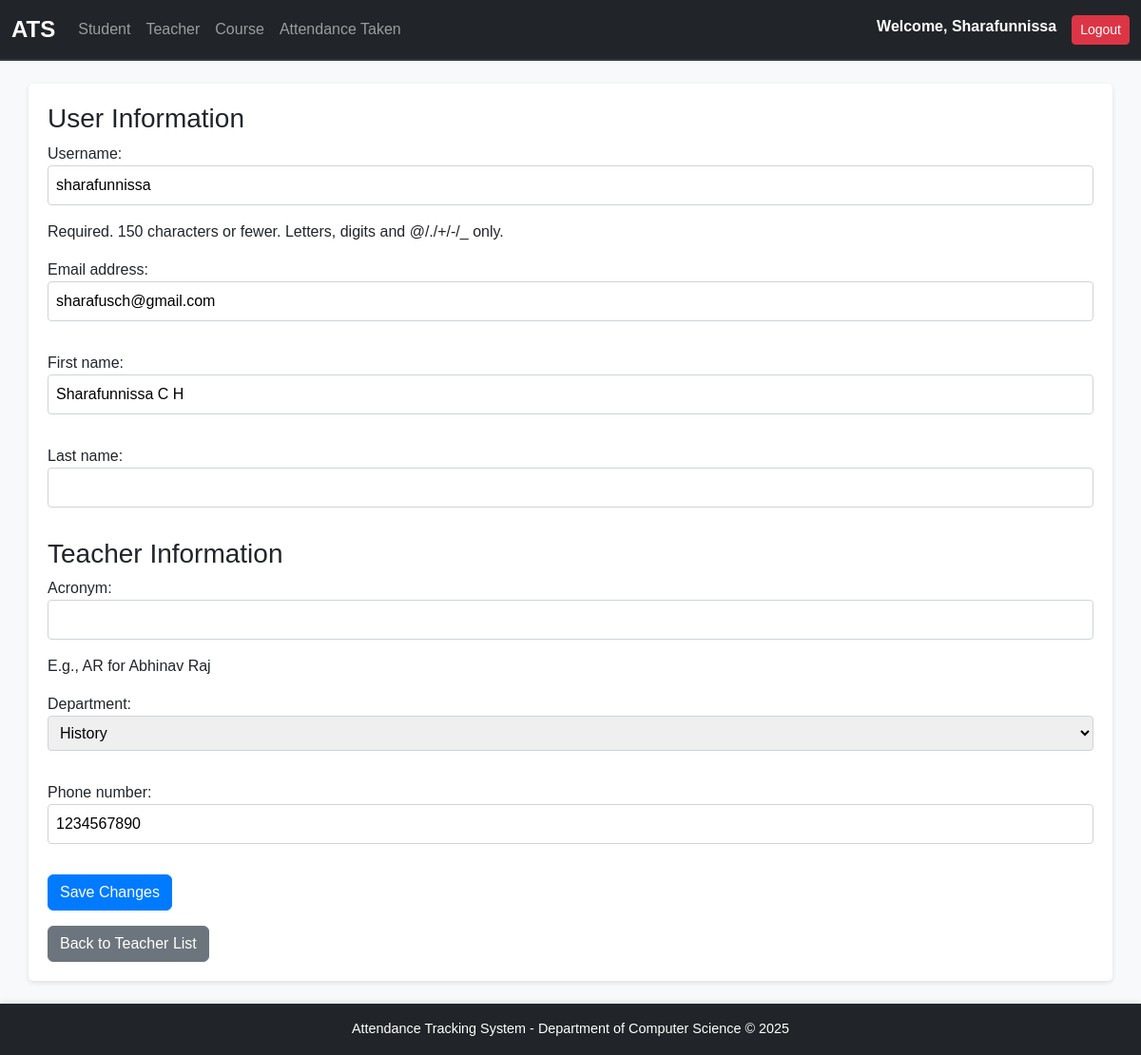
Before: /teachers/edit/261/ (signed in) with the older database file.
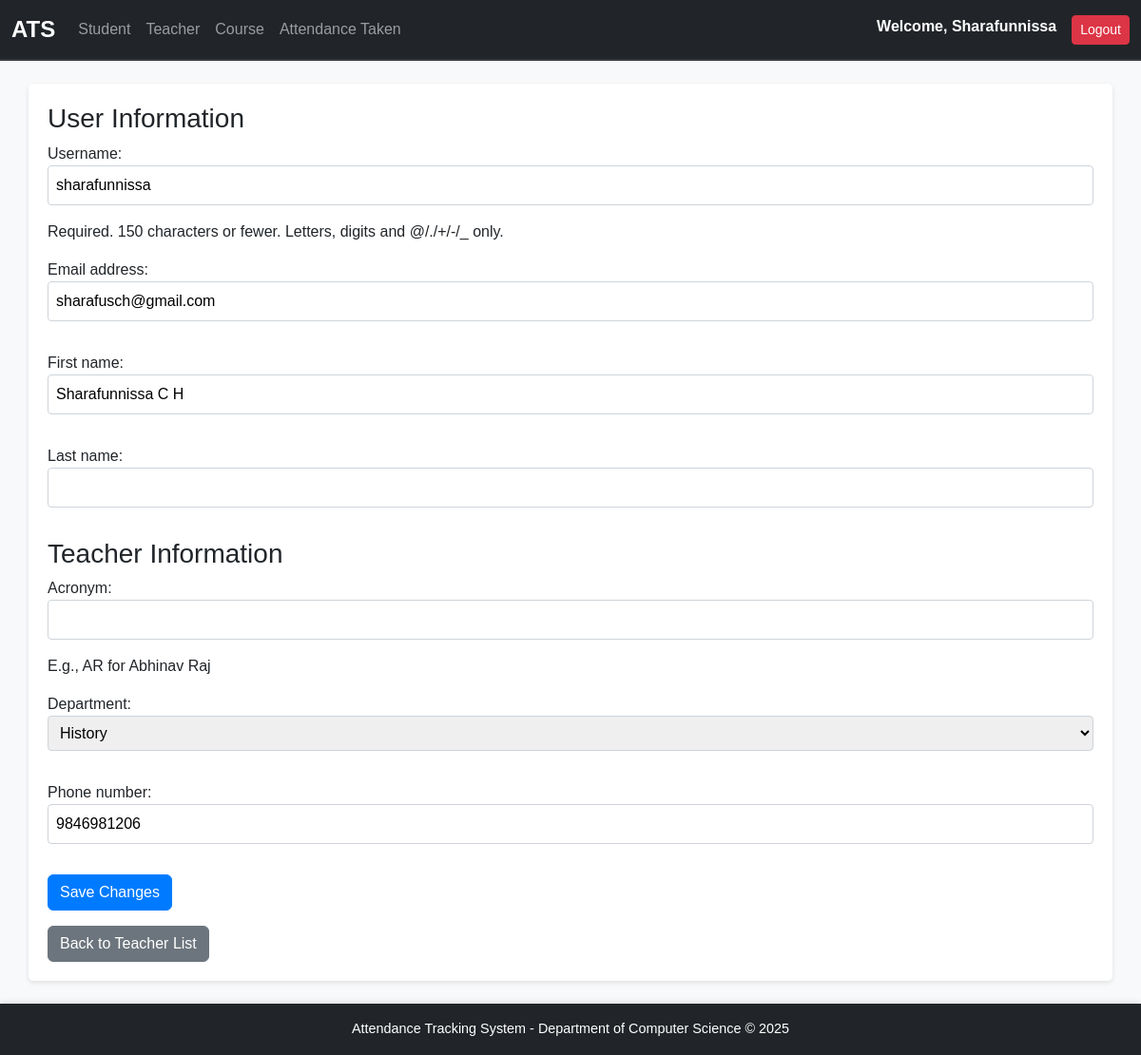
After: the same page with the newer database file.
### attendance/models.py (models this page shows, shortened)
class Teacher(models.Model):
    user = models.OneToOneField(User, on_delete=models.CASCADE)  # Link to default User model
    department = models.ForeignKey(Department, on_delete=models.CASCADE, related_name="teachers")
    phone_number = models.CharField(max_length=15, blank=True)
    acronym = models.CharField(max_length=10, blank=True, null=True, help_text="E.g., AR for Abhinav Raj")

### attendance/views.py (the view)
# urls.py: path('teachers/edit/<int:teacher_id>/', views.edit_teacher, name='edit_teacher'),
@login_required
def edit_teacher(request, teacher_id):
    teacher = get_object_or_404(Teacher, id=teacher_id)  # Get the teacher instance by id
    user = teacher.user  # Get the related User instance
    logged_in_teacher = request.user.teacher
    if request.method == 'POST':
        user_form = UserEditForm(request.POST, instance=user)
        teacher_form = TeacherForm(request.POST, instance=teacher, logged_in_teacher=logged_in_teacher)
        if user_form.is_valid() and teacher_form.is_valid():
            user_form.save()
            teacher_form.save()
            messages.success(request, "The teacher's profile has been updated successfully.")
            return redirect('teacher_list')
    else:
        user_form = UserEditForm(instance=user)
        teacher_form = TeacherForm(instance=teacher, logged_in_teacher=logged_in_teacher)
    return render(request, 'attendance/edit_teacher.html', {
        'user_form': user_form,
        'teacher_form': teacher_form,
    })

### attendance/forms.py
class UserEditForm(forms.ModelForm):
    class Meta:
        model = User
        fields = ['username', 'email', 'first_name', 'last_name']  # Add other fields as needed
    def __init__(self, *args, **kwargs):
        super().__init__(*args, **kwargs)

class TeacherForm(forms.ModelForm):
    class Meta:
        model = Teacher
        fields = ['acronym','department', 'phone_number']
    def __init__(self, *args, **kwargs):
        logged_in_teacher = kwargs.pop('logged_in_teacher', None)
        super().__init__(*args, **kwargs)
        if logged_in_teacher:
            self.fields['department'].queryset = Department.objects.filter(id=logged_in_teacher.department.id)

### attendance/context_processors.py (called while the page is built)
def is_hod(request):
    return {'is_hod': request.user.groups.filter(name='HoD').exists()}

### attendance/models.py (called while the page is built)
    def __str__(self):
        return self.name

### attendance/templates/attendance/edit_teacher.html (shortened to what this page needs)
{% extends 'base.html' %}
{% block content %}
  <form method="POST">
    <div class="form-group">
      <h3>User Information</h3>
      {{ user_form.as_p }}
    </div>
    <div class="form-group">
      <h3>Teacher Information</h3>
      {{ teacher_form.as_p }}
    </div>
    <div class="form-group">
      <button type="submit" class="btn btn-primary">Save Changes</button>
    </div>
  </form>
  <div class="mt-3">
    <a href="{% url 'teacher_list' %}" class="btn btn-secondary">Back to Teacher List</a>
  </div>
{% endblock %}

### templates/base.html (shortened to what this page needs)
{% load static %}
<!DOCTYPE html>
<html lang="en">
<head>
    <link href="https://cdn.jsdelivr.net/npm/bootstrap@5.3.0/dist/css/bootstrap.min.css" rel="stylesheet">
    <link rel="stylesheet" href="{% static 'base.css' %}">
</head>
<body>
    <nav class="navbar navbar-expand-lg navbar-dark bg-dark">
        <div class="container-fluid">
            <a class="navbar-brand" href="{% url 'index' %}">ATS</a>
            <div class="collapse navbar-collapse" id="navbarNav">
                <ul class="navbar-nav me-auto">
                    <li class="nav-item">
                        <a class="nav-link" href="{% url 'student_list' %}">Student</a>
                    </li>
                    <li class="nav-item">
                        <a class="nav-link" href="{% url 'teacher_list' %}">Teacher</a>
                    </li>
                    <li class="nav-item">
                        <a class="nav-link" href="{% url 'course_list' %}">Course</a>
                    </li>
                    <li class="nav-item">
                        <a class="nav-link" href="{% url 'teacher_attendance_list' %}">Attendance Taken</a>
                    </li>
                </ul>
                {% if user.is_authenticated %}
                <ul class="navbar-nav">
                    <li class="nav-item">
                        <span class="navbar-text text-white me-3 fw-bold">Welcome, {{ user.username|title }}</span>
                    </li>
                    <li>
                        <form  method="post" action="{% url 'logout' %}">
                            <button class="btn btn-danger btn-sm" type="submit">Logout</button>
                          </form>
                    </li>
                </ul>
                {% else %}
                <ul class="navbar-nav">
                    <li class="nav-item">
                        <a class="nav-link" href="{% url 'login' %}">Login</a>
                    </li>
                </ul>
                {% endif %}
            </div>
        </div>
    </nav>
    <div class="container mt-4">
        {% block content %}{% endblock %}
    </div>
    <footer class="bg-dark text-white text-center py-3 mt-4">
        <p class="mb-0">Attendance Tracking System - Department of Computer Science &copy; 2025</p>
    </footer>
</body>
</html>

### static/base.css (style rules this page uses)
html, body { font-family: 'Arial', sans-serif; background-color: #f8f9fa; color: #212529; height: 100%; margin: 0; display: flex; flex-direction: column; }
.navbar { border-bottom: 2px solid #343a40; }
.navbar-brand { font-weight: bold; font-size: 1.5rem; }
.nav-item .nav-link { font-size: 1rem; padding: 0.5rem 1rem; transition: color 0.2s ease-in-out; }
footer { background-color: #343a40; color: #ffffff; font-size: 0.9rem; text-align: center; padding: 10px 0; box-shadow: 0 -2px 5px rgba(0, 0, 0, 0.1); }
.container { flex: 1; background-color: #ffffff; border-radius: 5px; box-shadow: 0 2px 5px rgba(0, 0, 0, 0.1); padding: 20px; }
.btn-primary { background-color: #007bff; border-color: #007bff; transition: background-color 0.2s, border-color 0.2s; }
input, select, textarea { border: 1px solid #ced4da; border-radius: 4px; padding: 0.5rem; width: 100%; margin-bottom: 1rem; }
.text-center { text-align: center; }
.mt-4 { margin-top: 1.5rem; }

Changed rows visible on the page:
changed Teacher "History": phone_number "1234567890" → "9846981206"
